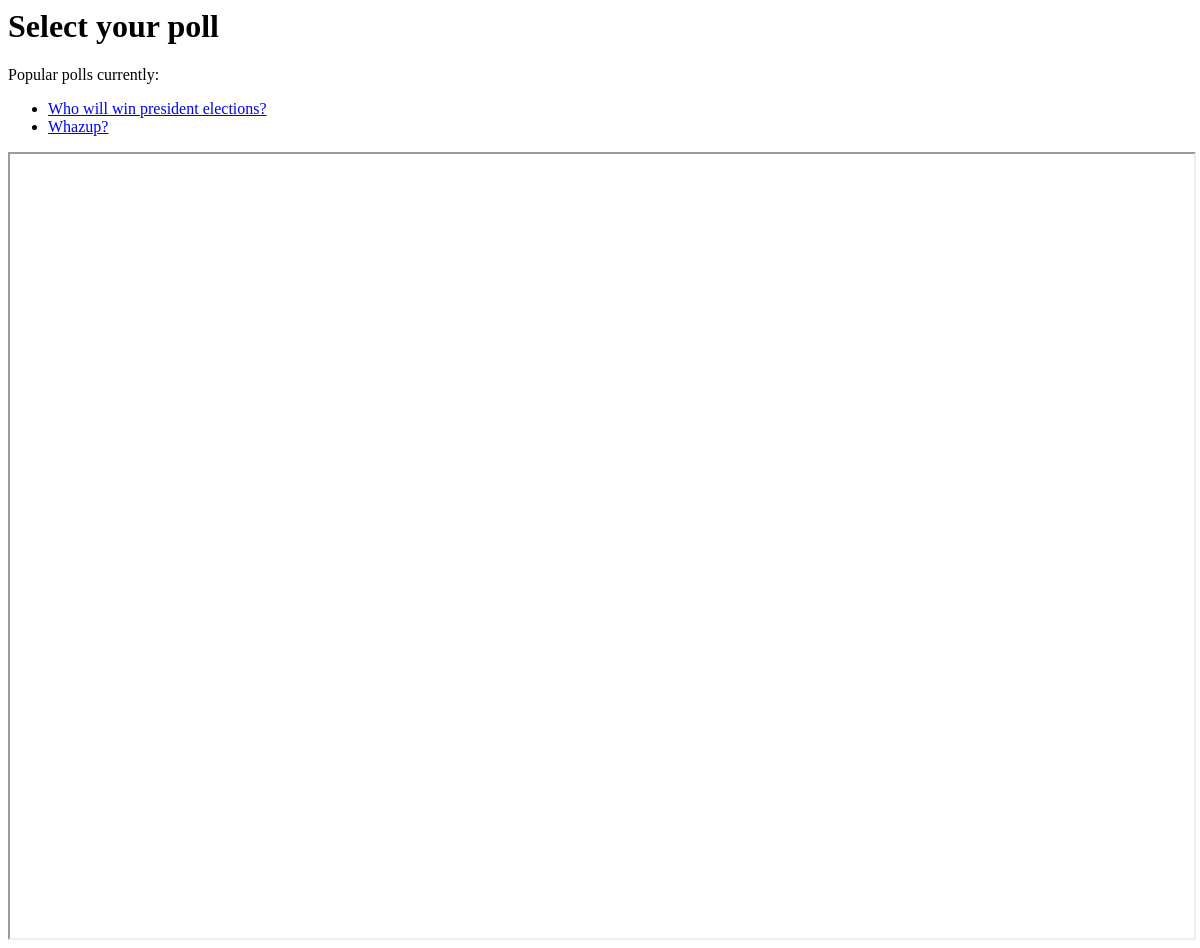
The page /polls/ on the database as committed earlier.
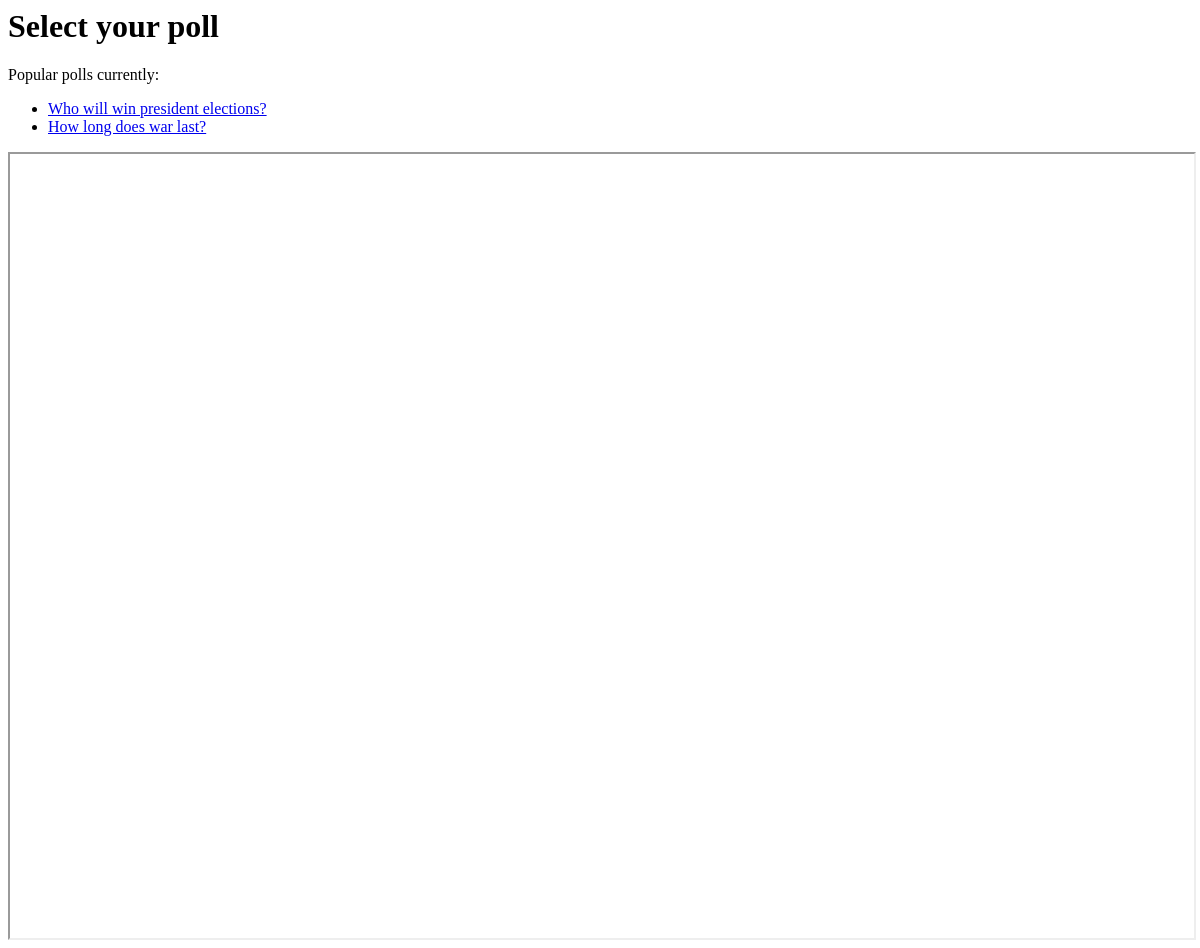
The same page on the database as committed later.
### polls/models.py (models this page shows, shortened)
class Question(models.Model):
    question_text = models.CharField(max_length=200)
    pub_date = models.DateTimeField('date published', default=timezone.now)

### polls/views.py (the view)
# urls.py: path('', views.IndexView.as_view(), name='index'),
class IndexView(generic.ListView):
    template_name = 'polls/index.html'
    context_object_name = 'latest_question_list'
    def get_queryset(self):
        most_popular_poll = Question.objects.annotate(num_votes=Count('choice')).order_by('-num_votes')[:2]
        return most_popular_poll

### polls/templates/polls/index.html
<h1>Select your poll</h1>
Popular polls currently:
{% if latest_question_list %}
    <ul>
    {% for question in latest_question_list %}
        <li><a href="{% url 'polls:detail' question.id %}">{{ question.question_text }}</a></li>
    {% endfor %}
    </ul>
{% else %}
    <p>No polls are available.</p>
{% endif %}
<iframe src="http://127.0.0.1:8000/polls/search/" width="100%" height="100%"></iframe>

Rows that differ between the two databases and show on the page:
no longer on this page (row unchanged): Question: question_text "Whazup?"
added Question: question_text "How long does war last?"
